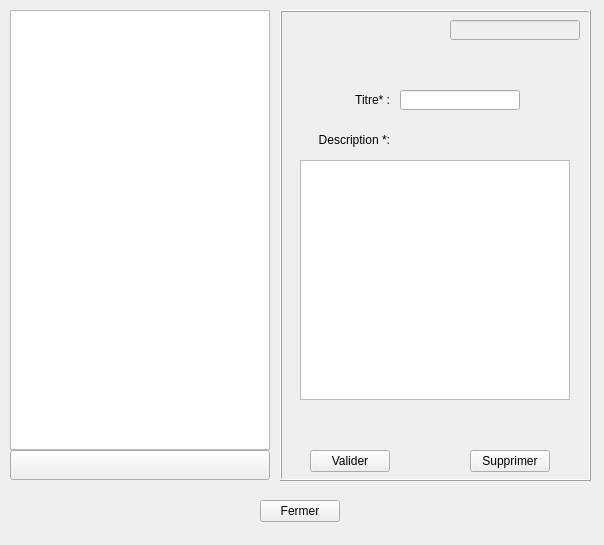
<?xml version="1.0" encoding="UTF-8"?>
<ui version="4.0">
 <class>UI_InteractionContact</class>
 <widget class="QWidget" name="UI_InteractionContact">
  <property name="windowModality">
   <enum>Qt::ApplicationModal</enum>
  </property>
  <property name="geometry">
   <rect>
    <x>0</x>
    <y>0</y>
    <width>604</width>
    <height>545</height>
   </rect>
  </property>
  <property name="windowTitle">
   <string>Interactions du contact</string>
  </property>
  <property name="windowIcon">
   <iconset resource="../ressources.qrc">
    <normaloff>:/Ressources/Icons/InteractionContact avec fond.png</normaloff>:/Ressources/Icons/InteractionContact avec fond.png</iconset>
  </property>
  <widget class="QListWidget" name="InteractionList">
   <property name="geometry">
    <rect>
     <x>10</x>
     <y>10</y>
     <width>260</width>
     <height>440</height>
    </rect>
   </property>
  </widget>
  <widget class="QPushButton" name="BAddInteraction">
   <property name="geometry">
    <rect>
     <x>10</x>
     <y>450</y>
     <width>260</width>
     <height>30</height>
    </rect>
   </property>
   <property name="text">
    <string/>
   </property>
   <property name="shortcut">
    <string>+</string>
   </property>
  </widget>
  <widget class="QFrame" name="frameEditInteraction">
   <property name="geometry">
    <rect>
     <x>280</x>
     <y>10</y>
     <width>311</width>
     <height>471</height>
    </rect>
   </property>
   <property name="frameShape">
    <enum>QFrame::Box</enum>
   </property>
   <property name="frameShadow">
    <enum>QFrame::Raised</enum>
   </property>
   <widget class="QLabel" name="labelTitre">
    <property name="geometry">
     <rect>
      <x>30</x>
      <y>80</y>
      <width>80</width>
      <height>20</height>
     </rect>
    </property>
    <property name="text">
     <string>Titre* :</string>
    </property>
    <property name="alignment">
     <set>Qt::AlignRight|Qt::AlignTrailing|Qt::AlignVCenter</set>
    </property>
   </widget>
   <widget class="QLineEdit" name="editTitre">
    <property name="geometry">
     <rect>
      <x>120</x>
      <y>80</y>
      <width>120</width>
      <height>20</height>
     </rect>
    </property>
   </widget>
   <widget class="QLabel" name="labelDescription">
    <property name="geometry">
     <rect>
      <x>30</x>
      <y>120</y>
      <width>80</width>
      <height>20</height>
     </rect>
    </property>
    <property name="text">
     <string>Description *:</string>
    </property>
    <property name="alignment">
     <set>Qt::AlignRight|Qt::AlignTrailing|Qt::AlignVCenter</set>
    </property>
   </widget>
   <widget class="QLineEdit" name="editDateCreation">
    <property name="enabled">
     <bool>false</bool>
    </property>
    <property name="geometry">
     <rect>
      <x>170</x>
      <y>10</y>
      <width>130</width>
      <height>20</height>
     </rect>
    </property>
    <property name="text">
     <string/>
    </property>
   </widget>
   <widget class="QPushButton" name="Validate">
    <property name="geometry">
     <rect>
      <x>30</x>
      <y>440</y>
      <width>80</width>
      <height>22</height>
     </rect>
    </property>
    <property name="text">
     <string>Valider</string>
    </property>
    <property name="shortcut">
     <string>Return</string>
    </property>
   </widget>
   <widget class="QPushButton" name="Delete">
    <property name="geometry">
     <rect>
      <x>190</x>
      <y>440</y>
      <width>80</width>
      <height>22</height>
     </rect>
    </property>
    <property name="text">
     <string>Supprimer</string>
    </property>
   </widget>
   <widget class="QPlainTextEdit" name="editDescription">
    <property name="geometry">
     <rect>
      <x>20</x>
      <y>150</y>
      <width>270</width>
      <height>240</height>
     </rect>
    </property>
   </widget>
  </widget>
  <widget class="QPushButton" name="BValider">
   <property name="geometry">
    <rect>
     <x>260</x>
     <y>500</y>
     <width>80</width>
     <height>22</height>
    </rect>
   </property>
   <property name="text">
    <string>Fermer</string>
   </property>
   <property name="shortcut">
    <string>Esc</string>
   </property>
  </widget>
 </widget>
 <tabstops>
  <tabstop>InteractionList</tabstop>
  <tabstop>BAddInteraction</tabstop>
  <tabstop>editDateCreation</tabstop>
  <tabstop>editTitre</tabstop>
  <tabstop>editDescription</tabstop>
  <tabstop>Validate</tabstop>
  <tabstop>Delete</tabstop>
  <tabstop>BValider</tabstop>
 </tabstops>
 <resources>
  <include location="../ressources.qrc"/>
 </resources>
 <connections>
  <connection>
   <sender>BAddInteraction</sender>
   <signal>clicked()</signal>
   <receiver>UI_InteractionContact</receiver>
   <slot>AddInteraction()</slot>
   <hints>
    <hint type="sourcelabel">
     <x>142</x>
     <y>469</y>
    </hint>
    <hint type="destinationlabel">
     <x>97</x>
     <y>510</y>
    </hint>
   </hints>
  </connection>
  <connection>
   <sender>BValider</sender>
   <signal>clicked()</signal>
   <receiver>UI_InteractionContact</receiver>
   <slot>close()</slot>
   <hints>
    <hint type="sourcelabel">
     <x>268</x>
     <y>518</y>
    </hint>
    <hint type="destinationlabel">
     <x>172</x>
     <y>532</y>
    </hint>
   </hints>
  </connection>
  <connection>
   <sender>Validate</sender>
   <signal>clicked()</signal>
   <receiver>UI_InteractionContact</receiver>
   <slot>ValiderInteraction()</slot>
   <hints>
    <hint type="sourcelabel">
     <x>368</x>
     <y>459</y>
    </hint>
    <hint type="destinationlabel">
     <x>453</x>
     <y>499</y>
    </hint>
   </hints>
  </connection>
  <connection>
   <sender>Delete</sender>
   <signal>clicked()</signal>
   <receiver>UI_InteractionContact</receiver>
   <slot>SupprimerInteraction()</slot>
   <hints>
    <hint type="sourcelabel">
     <x>496</x>
     <y>457</y>
    </hint>
    <hint type="destinationlabel">
     <x>433</x>
     <y>488</y>
    </hint>
   </hints>
  </connection>
  <connection>
   <sender>InteractionList</sender>
   <signal>itemSelectionChanged()</signal>
   <receiver>UI_InteractionContact</receiver>
   <slot>ListItemSelected()</slot>
   <hints>
    <hint type="sourcelabel">
     <x>139</x>
     <y>229</y>
    </hint>
    <hint type="destinationlabel">
     <x>301</x>
     <y>272</y>
    </hint>
   </hints>
  </connection>
 </connections>
 <slots>
  <slot>AddInteraction()</slot>
  <slot>ValiderInteraction()</slot>
  <slot>SupprimerInteraction()</slot>
  <slot>ListItemSelected()</slot>
 </slots>
</ui>
